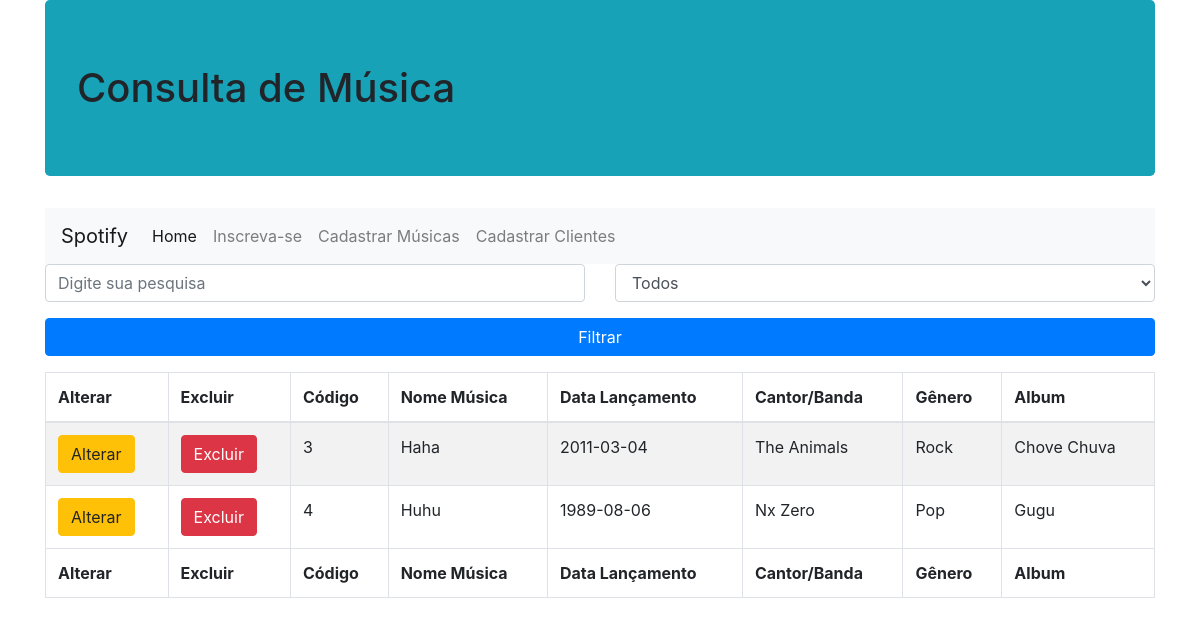
Screenshot of /consulta-musica.php with the database file from the repository.
### tables this page shows
CREATE TABLE `musica` (
  `idMusica` bigint(20) NOT NULL,
  `nomeMusica` varchar(50) NOT NULL,
  `dataLancMus` date NOT NULL,
  `cantorBanda` varchar(50) NOT NULL,
  `genero` varchar(30) NOT NULL,
  `album` varchar(75) NOT NULL
);

### config/conexaobanco.class.php (called while the page is built, shortened)
<?php
class ConexaoBanco extends PDO {
  private static $instance = null;
  public static function getInstance(){
      try{
        if(!isset(self::$instance)){
          self::$instance = new ConexaoBanco("mysql:dbname=spotify;host=localhost","root","");
        }
        return self::$instance;
      }catch(PDOException $e){
        echo "Erro ao conectar. ".$e;
      }
  }
}

### dao/spotifydao.class.php (called while the page is built, shortened)
<?php
require_once 'config/conexaobanco.class.php';
class SpotifyDAO{
  private $conexao=null;
  public function __construct(){
    $this->conexao = ConexaoBanco::getInstance();
  }
  public function buscarMusicas(){
      try{
        $stat = $this->conexao->query("select * from musica");
        $array = $stat->fetchAll(PDO::FETCH_CLASS, "Musica");
        return $array;
      }catch(PDOException $e){
        echo "Erro ao buscar músicas!".$e;
      }
  }
}

### modelo/musica.class.php (called while the page is built, shortened)
<?php
class Musica{
  public function __get($a){return $this->$a;}
}

### consulta-musica.php (the view, shortened to what this page needs)
<?php
include_once "dao/spotifydao.class.php";
include_once "modelo/musica.class.php";
$musDAO = new SpotifyDAO();
$array = $musDAO->buscarMusicas();
?>
<!DOCTYPE html>
<html lang="pt-br">
<head>
  <link href="vendor/twbs/bootstrap/dist/css/bootstrap.min.css" rel="stylesheet"/>
</head>
  <body>
      <div class="container">
        <h1 class="jumbotron bg-info">Consulta de Música</h1>
        <nav class="navbar navbar-expand-lg navbar-light bg-light">
          <a class="navbar-brand" href="#">Spotify</a>
          <div class="collapse navbar-collapse" id="navbarNav">
            <ul class="navbar-nav">
              <li class="nav-item active">
                <a class="nav-link" href="index.php">Home</a>
              </li>
              <li class="nav-item">
                <a class="nav-link" href="cadastrar-cliente.php">Inscreva-se <span class="sr-only"></span></a>
              </li>
              <li class="nav-item">
                <a class="nav-link" href="cadastrar-musica.php">Cadastrar Músicas <span class="sr-only">(current)</span></a>
              </li>
              <li class="nav-item">
                <a class="nav-link" href="cadastrar-cliente.php">Cadastrar Clientes <span class="sr-only">(current)</span></a>
              </li>
            </ul>
          </div>
        </nav>
        <form name="pesquisa" method="post" action="">
          <div class="row">
            <div class="form-group col-md-6">
              <input type="text" name="txtfiltro"
              class="form-control" placeholder="Digite sua pesquisa">
            </div>
            <div class="form-group col-md-6">
              <select name="selfiltro" class="form-control">
                <option value="todos">Todos</option>
              </select>
            </div>
          </div>
          <div class="form-group">
            <input type="submit" name="filtrar" value="Filtrar"
                   class="btn btn-primary btn-block">
          </div>
        </form>
        <div class="table-responsive">
          <table class="table table-striped table-bordered table-hover table-condensed">
            <thead>
              <tr>
                <th>Alterar</th>
                <th>Excluir</th>
                <th>Código</th>
                <th>Nome Música</th>
                <th>Data Lançamento</th>
                <th>Cantor/Banda</th>
                <th>Gênero</th>
                <th>Album</th>
              </tr>
            </thead>
            <tfoot>
              <tr>
                <th>Alterar</th>
                <th>Excluir</th>
                <th>Código</th>
                <th>Nome Música</th>
                <th>Data Lançamento</th>
                <th>Cantor/Banda</th>
                <th>Gênero</th>
                <th>Album</th>
              </tr>
            </tfoot>
            <tbody>
              <?php
                  foreach($array as $mus){
                    echo "<tr>";
                    echo "<td><a href='alterar-musica.php?id=$mus->idMusica 'class='btn btn-warning'>Alterar</a></td>";
                    echo "<td><a href='consulta-musica.php?id=$mus->idMusica 'class='btn btn-danger'>Excluir</a></td>";
                    echo "<td>$mus->idMusica</td>";
                    echo "<td>$mus->nomeMusica</td>";
                    echo "<td>$mus->dataLancMus</td>";
                    echo "<td>$mus->cantorBanda</td>";
                    echo "<td>$mus->genero</td>";
                    echo "<td>$mus->album</td>";
                    echo "</tr>";
                  }
                ?>
            </tbody>
          </table>
        </div>
        </div>
  </body>
</html>

### rows the page displays
musica: idMusica "3", nomeMusica "Haha", dataLancMus "2011-03-04", cantorBanda "The Animals", genero "Rock", album "Chove Chuva"
musica: idMusica "4", nomeMusica "Huhu", dataLancMus "1989-08-06", cantorBanda "Nx Zero", genero "Pop", album "Gugu"
